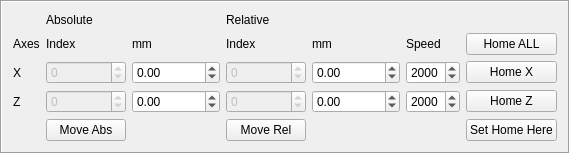
       <widget class="QFrame" name="monitorFrame_4">
        <property name="frameShape">
         <enum>QFrame::Box</enum>
        </property>
        <property name="frameShadow">
         <enum>QFrame::Sunken</enum>
        </property>
        <property name="lineWidth">
         <number>1</number>
        </property>
        <layout class="QHBoxLayout" name="horizontalLayout">
         <item>
          <layout class="QGridLayout" name="gridLayout_4">
           <item row="0" column="1">
            <widget class="QLabel" name="label_34">
             <property name="text">
              <string>Absolute</string>
             </property>
            </widget>
           </item>
           <item row="0" column="3">
            <widget class="QLabel" name="label_35">
             <property name="text">
              <string>Relative</string>
             </property>
            </widget>
           </item>
           <item row="1" column="0">
            <widget class="QLabel" name="label_36">
             <property name="text">
              <string>Axes</string>
             </property>
            </widget>
           </item>
           <item row="1" column="1">
            <widget class="QLabel" name="label_37">
             <property name="text">
              <string>Index</string>
             </property>
            </widget>
           </item>
           <item row="1" column="2">
            <widget class="QLabel" name="label_38">
             <property name="text">
              <string>mm</string>
             </property>
            </widget>
           </item>
           <item row="1" column="3">
            <widget class="QLabel" name="label_39">
             <property name="text">
              <string>Index</string>
             </property>
            </widget>
           </item>
           <item row="1" column="4">
            <widget class="QLabel" name="label_40">
             <property name="text">
              <string>mm</string>
             </property>
            </widget>
           </item>
           <item row="1" column="5">
            <widget class="QLabel" name="label_41">
             <property name="text">
              <string>Speed</string>
             </property>
            </widget>
           </item>
           <item row="3" column="0">
            <widget class="QLabel" name="label_44">
             <property name="text">
              <string>Z</string>
             </property>
            </widget>
           </item>
           <item row="3" column="6">
            <widget class="QPushButton" name="pushButtonHomeMirrZ">
             <property name="toolTip">
              <string>&lt;!DOCTYPE HTML PUBLIC &quot;-//W3C//DTD HTML 4.0//EN&quot; &quot;http://www.w3.org/TR/REC-html40/strict.dtd&quot;&gt;
&lt;html&gt;&lt;head&gt;&lt;meta name=&quot;qrichtext&quot; content=&quot;1&quot; /&gt;&lt;style type=&quot;text/css&quot;&gt;
p, li { white-space: pre-wrap; }
&lt;/style&gt;&lt;/head&gt;&lt;body style=&quot; font-family:'MS Shell Dlg 2'; font-size:8.25pt; font-weight:400; font-style:normal;&quot;&gt;
&lt;p style=&quot; margin-top:0px; margin-bottom:0px; margin-left:0px; margin-right:0px; -qt-block-indent:0; text-indent:0px;&quot;&gt;&lt;span style=&quot; font-size:8pt;&quot;&gt;Move the Z axis of monitor to home (full backward) and set that position as 0.&lt;/span&gt;&lt;/p&gt;
&lt;p style=&quot; margin-top:0px; margin-bottom:0px; margin-left:0px; margin-right:0px; -qt-block-indent:0; text-indent:0px;&quot;&gt;&lt;span style=&quot; font-size:8pt;&quot;&gt;Limits speed to 4000.&lt;/span&gt;&lt;/p&gt;&lt;/body&gt;&lt;/html&gt;</string>
             </property>
             <property name="text">
              <string>Home Z</string>
             </property>
            </widget>
           </item>
           <item row="4" column="1">
            <widget class="QPushButton" name="pushButtonMoveMirr">
             <property name="text">
              <string>Move Abs</string>
             </property>
            </widget>
           </item>
           <item row="3" column="2">
            <widget class="QDoubleSpinBox" name="boxMirrAbsmmZ">
             <property name="minimum">
              <double>-1000000.000000000000000</double>
             </property>
             <property name="maximum">
              <double>1000000.000000000000000</double>
             </property>
            </widget>
           </item>
           <item row="3" column="4">
            <widget class="QDoubleSpinBox" name="boxMirrRelmmZ">
             <property name="prefix">
              <string notr="true"/>
             </property>
             <property name="minimum">
              <double>-1000000.000000000000000</double>
             </property>
             <property name="maximum">
              <double>1000000.000000000000000</double>
             </property>
            </widget>
           </item>
           <item row="3" column="5">
            <widget class="QSpinBox" name="boxMirrSpeedZ">
             <property name="minimum">
              <number>200</number>
             </property>
             <property name="maximum">
              <number>3500</number>
             </property>
             <property name="singleStep">
              <number>100</number>
             </property>
             <property name="value">
              <number>2000</number>
             </property>
            </widget>
           </item>
           <item row="3" column="3">
            <widget class="QSpinBox" name="boxMirrRelIndexZ">
             <property name="enabled">
              <bool>false</bool>
             </property>
             <property name="minimum">
              <number>-1000000</number>
             </property>
             <property name="maximum">
              <number>1000000</number>
             </property>
            </widget>
           </item>
           <item row="3" column="1">
            <widget class="QSpinBox" name="boxMirrAbsIndexZ">
             <property name="enabled">
              <bool>false</bool>
             </property>
             <property name="minimum">
              <number>-1000000</number>
             </property>
             <property name="maximum">
              <number>1000000</number>
             </property>
            </widget>
           </item>
           <item row="4" column="3">
            <widget class="QPushButton" name="pushButtonMoveMirrRel">
             <property name="text">
              <string>Move Rel</string>
             </property>
            </widget>
           </item>
           <item row="1" column="6">
            <widget class="QPushButton" name="homeMirror">
             <property name="toolTip">
              <string>&lt;!DOCTYPE HTML PUBLIC &quot;-//W3C//DTD HTML 4.0//EN&quot; &quot;http://www.w3.org/TR/REC-html40/strict.dtd&quot;&gt;
&lt;html&gt;&lt;head&gt;&lt;meta name=&quot;qrichtext&quot; content=&quot;1&quot; /&gt;&lt;style type=&quot;text/css&quot;&gt;
p, li { white-space: pre-wrap; }
&lt;/style&gt;&lt;/head&gt;&lt;body style=&quot; font-family:'MS Shell Dlg 2'; font-size:8.25pt; font-weight:400; font-style:normal;&quot;&gt;
&lt;p style=&quot; margin-top:0px; margin-bottom:0px; margin-left:0px; margin-right:0px; -qt-block-indent:0; text-indent:0px;&quot;&gt;&lt;span style=&quot; font-size:8pt;&quot;&gt;Home X and Z mirror motors and set their index to 0.&lt;/span&gt;&lt;/p&gt;
&lt;p style=&quot; margin-top:0px; margin-bottom:0px; margin-left:0px; margin-right:0px; -qt-block-indent:0; text-indent:0px;&quot;&gt;&lt;span style=&quot; font-size:8pt;&quot;&gt;Limits speed to 4000.&lt;/span&gt;&lt;/p&gt;&lt;/body&gt;&lt;/html&gt;</string>
             </property>
             <property name="text">
              <string>Home ALL</string>
             </property>
            </widget>
           </item>
           <item row="4" column="6">
            <widget class="QPushButton" name="pushButton_2">
             <property name="text">
              <string>Set Home Here</string>
             </property>
            </widget>
           </item>
           <item row="2" column="6">
            <widget class="QPushButton" name="pushButtonHomeMirrX">
             <property name="toolTip">
              <string>&lt;!DOCTYPE HTML PUBLIC &quot;-//W3C//DTD HTML 4.0//EN&quot; &quot;http://www.w3.org/TR/REC-html40/strict.dtd&quot;&gt;
&lt;html&gt;&lt;head&gt;&lt;meta name=&quot;qrichtext&quot; content=&quot;1&quot; /&gt;&lt;style type=&quot;text/css&quot;&gt;
p, li { white-space: pre-wrap; }
&lt;/style&gt;&lt;/head&gt;&lt;body style=&quot; font-family:'MS Shell Dlg 2'; font-size:8.25pt; font-weight:400; font-style:normal;&quot;&gt;
&lt;p style=&quot; margin-top:0px; margin-bottom:0px; margin-left:0px; margin-right:0px; -qt-block-indent:0; text-indent:0px;&quot;&gt;&lt;span style=&quot; font-size:8pt;&quot;&gt;Move the X axis of mirror to home (full left) and set that position as 0.&lt;/span&gt;&lt;/p&gt;
&lt;p style=&quot; margin-top:0px; margin-bottom:0px; margin-left:0px; margin-right:0px; -qt-block-indent:0; text-indent:0px;&quot;&gt;&lt;span style=&quot; font-size:8pt;&quot;&gt;Limits speed to 4000.&lt;/span&gt;&lt;/p&gt;&lt;/body&gt;&lt;/html&gt;</string>
             </property>
             <property name="text">
              <string>Home X</string>
             </property>
            </widget>
           </item>
           <item row="2" column="5">
            <widget class="QSpinBox" name="boxMirrSpeedX">
             <property name="minimum">
              <number>200</number>
             </property>
             <property name="maximum">
              <number>3500</number>
             </property>
             <property name="singleStep">
              <number>100</number>
             </property>
             <property name="value">
              <number>2000</number>
             </property>
            </widget>
           </item>
           <item row="2" column="4">
            <widget class="QDoubleSpinBox" name="boxMirrRelmmX">
             <property name="prefix">
              <string notr="true"/>
             </property>
             <property name="minimum">
              <double>-1000000.000000000000000</double>
             </property>
             <property name="maximum">
              <double>1000000.000000000000000</double>
             </property>
            </widget>
           </item>
           <item row="2" column="3">
            <widget class="QSpinBox" name="boxMirrRelIndexX">
             <property name="enabled">
              <bool>false</bool>
             </property>
             <property name="minimum">
              <number>-1000000</number>
             </property>
             <property name="maximum">
              <number>1000000</number>
             </property>
            </widget>
           </item>
           <item row="2" column="2">
            <widget class="QDoubleSpinBox" name="boxMirrAbsmmX">
             <property name="minimum">
              <double>-1000000.000000000000000</double>
             </property>
             <property name="maximum">
              <double>1000000.000000000000000</double>
             </property>
            </widget>
           </item>
           <item row="2" column="1">
            <widget class="QSpinBox" name="boxMirrAbsIndexX">
             <property name="enabled">
              <bool>false</bool>
             </property>
             <property name="minimum">
              <number>-1000000</number>
             </property>
             <property name="maximum">
              <number>1000000</number>
             </property>
            </widget>
           </item>
           <item row="2" column="0">
            <widget class="QLabel" name="label_42">
             <property name="text">
              <string>X</string>
             </property>
            </widget>
           </item>
          </layout>
         </item>
        </layout>
       </widget>
